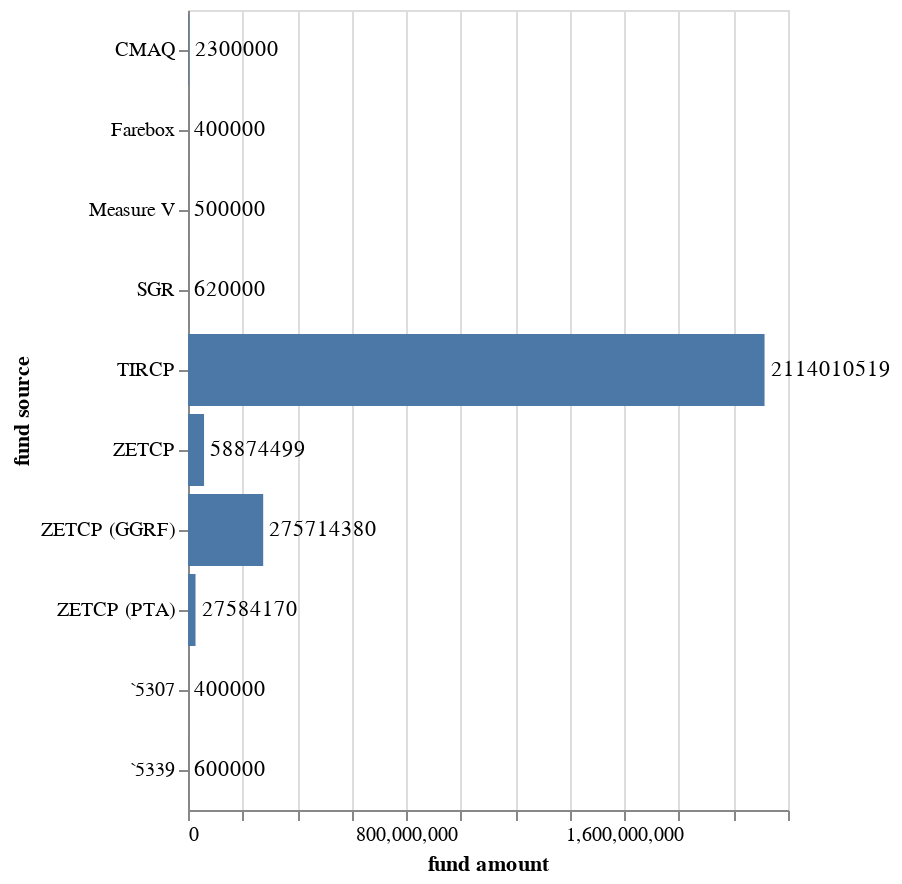

Write notebook code for a chart like this one.
### Code cell
make_bar(by_source, y_axis="fund source", x_axis="fund amount")

### Figure 1 — Vega-Lite specification as saved in the notebook (floating-point values rounded to 4 significant figures)
{"config": {"view": {"continuousWidth": 300, "continuousHeight": 300}}, "layer": [{"mark": {"type": "bar"}, "encoding": {"x": {"field": "fund amount", "type": "quantitative"}, "y": {"field": "fund source", "type": "nominal"}}}, {"mark": {"type": "text", "align": "left", "baseline": "middle", "dx": 3}, "encoding": {"text": {"field": "fund amount", "type": "quantitative"}, "x": {"field": "fund amount", "type": "quantitative"}, "y": {"field": "fund source", "type": "nominal"}}}], "data": {"name": "data-7bf9c430f850755e275907cef1f095c7"}, "height": 400, "width": "container", "$schema": "https://vega.github.io/schema/vega-lite/v5.17.0.json", "datasets": {"data-7bf9c430f850755e275907cef1f095c7": [{"fund source": "CMAQ", "fund amount": 2300000, "rtpa": 1}, {"fund source": "Farebox", "fund amount": 400000, "rtpa": 1}, {"fund source": "Measure V", "fund amount": 500000, "rtpa": 1}, {"fund source": "SGR", "fund amount": 620000, "rtpa": 1}, {"fund source": "TIRCP", "fund amount": 2114010519, "rtpa": 30}, {"fund source": "ZETCP", "fund amount": 58874499, "rtpa": 3}, {"fund source": "ZETCP (GGRF)", "fund amount": 275714380, "rtpa": 26}, {"fund source": "ZETCP (PTA)", "fund amount": 27584170, "rtpa": 23}, {"fund source": "`5307", "fund amount": 400000, "rtpa": 1}, {"fund source": "`5339", "fund amount": 600000, "rtpa": 1}]}}
